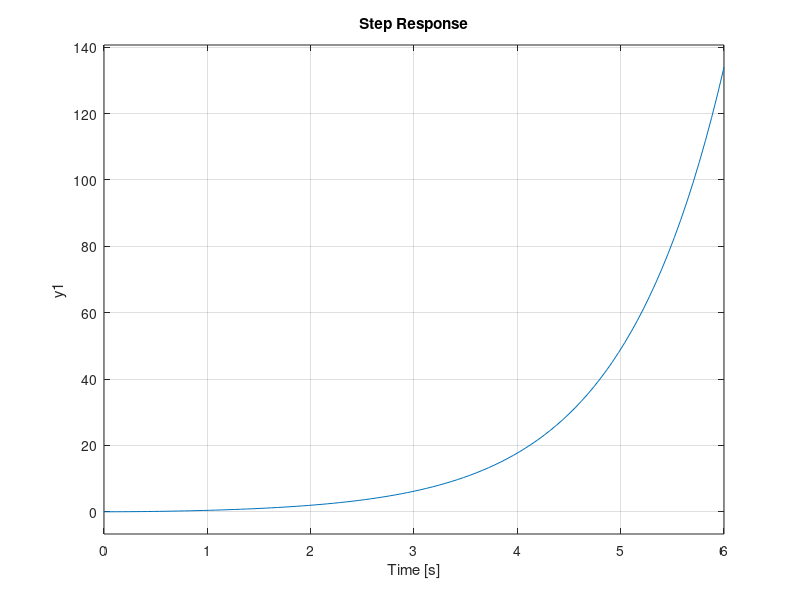

Reproduce this figure in MATLAB. (Note: this script raises an error after producing the figure.)
s = tf('s')

g_p = 1/((s-1)*(s+2))

figure(1)
step(g_p)
stepinfo(g_p)

figure(2)
step(feedback(g_p,1))
stepinfo(feedback(g_p,1))

figure(3)
step(feedback(g_p,-1))
stepinfo(feedback(g_p,-1))

figure(4)
step(feedback(g_p,1/(s+1)))
stepinfo(feedback(g_p,1/(s+1)))

figure(5)
step(feedback(g_p,(s+1)))
stepinfo(feedback(g_p,(s+1)))

figure(6)
step(feedback(g_p,(s-1)))
stepinfo(feedback(g_p,(s-1)))
